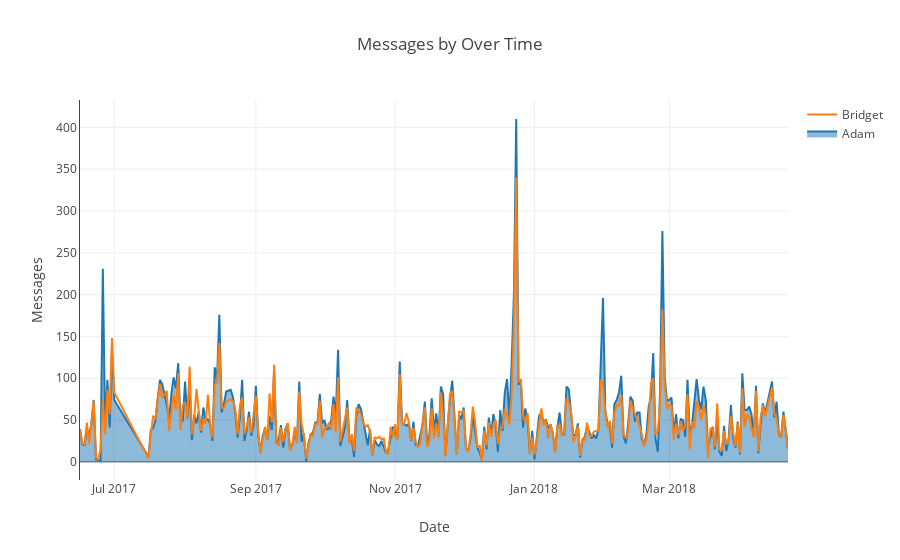

The notebook cell saved with this chart:
### Code cell
# Get message over time
adam_df = chat_df[chat_df.is_sent == 1]
bridget_df = chat_df[chat_df.is_received == 1]

# group messages by month, day, year  and counts
adam_df = adam_df['message_date'].groupby([adam_df.message_date.dt.date]).agg('count')
bridget_df = bridget_df['message_date'].groupby([bridget_df.message_date.dt.date]).agg('count')

# rename grouped columns and make series in to a dataframe
adam_df = pd.DataFrame({'date':adam_df.index, 'count_a':adam_df.values}) 
bridget_df = pd.DataFrame({'date':bridget_df.index, 'count_b':bridget_df.values})

# merge dataframes to create a single dataframe
date_count_df = pd.merge(adam_df, bridget_df, how = 'inner', on = 'date')

def plot_scatter(labels, value_a, value_b, title, xaxis, yaxis):
    trace_1 = go.Scatter(
        x = labels,
        y = value_a,
        name='Adam',
        fill = 'tonexty',
        mode= 'lines'
    )
    
    trace_2 = go.Scatter(
        x = labels,
        y = value_b,
        name='Bridget',
        fill = 'none',
        mode= 'lines'
    )
    data = [trace_1, trace_2]
    layout = go.Layout(
        title = title,
        xaxis = dict(
            title = xaxis,
            autorange = True,
            showgrid = True,
            zeroline = True,
            showline = False,
            autotick = True,
            ticks = '',
            showticklabels = True
        ),
        yaxis = dict(
            title = yaxis,
            autorange = True,
            showgrid = True,
            zeroline = True,
            showline = True,
            autotick = True,
            ticks = '',
            showticklabels = True
        )
    )
    fig = go.Figure(data = data, layout = layout)
    iplot(fig, config = {'displayModeBar': False, 'showLink': False})

# plot scatter chart for messages over time 
labels = date_count_df['date'].values.tolist()
a_count = date_count_df['count_a'].values.tolist()
b_count = date_count_df['count_b'].values.tolist()
title = 'Messages by Over Time'
plot_scatter(labels, a_count, b_count, title, "Date", "Messages")

### Figure 1 — Plotly figure (JSON) as saved in the notebook; plotly's stock layout.template omitted (floating-point values rounded to 4 significant figures; data arrays with more than 128 entries replaced by an {"elided": "..."} marker saying what was removed)
{"data": [{"fill": "tonexty", "mode": "lines", "name": "Adam", "type": "scatter", "x": {"elided": "292 str values"}, "y": {"elided": "292 int values"}}, {"fill": "none", "mode": "lines", "name": "Bridget", "type": "scatter", "x": {"elided": "292 str values"}, "y": {"elided": "292 int values"}}], "layout": {"title": "Messages by Over Time", "xaxis": {"autorange": true, "autotick": true, "showgrid": true, "showline": false, "showticklabels": true, "ticks": "", "title": "Date", "zeroline": true}, "yaxis": {"autorange": true, "autotick": true, "showgrid": true, "showline": true, "showticklabels": true, "ticks": "", "title": "Messages", "zeroline": true}}}
